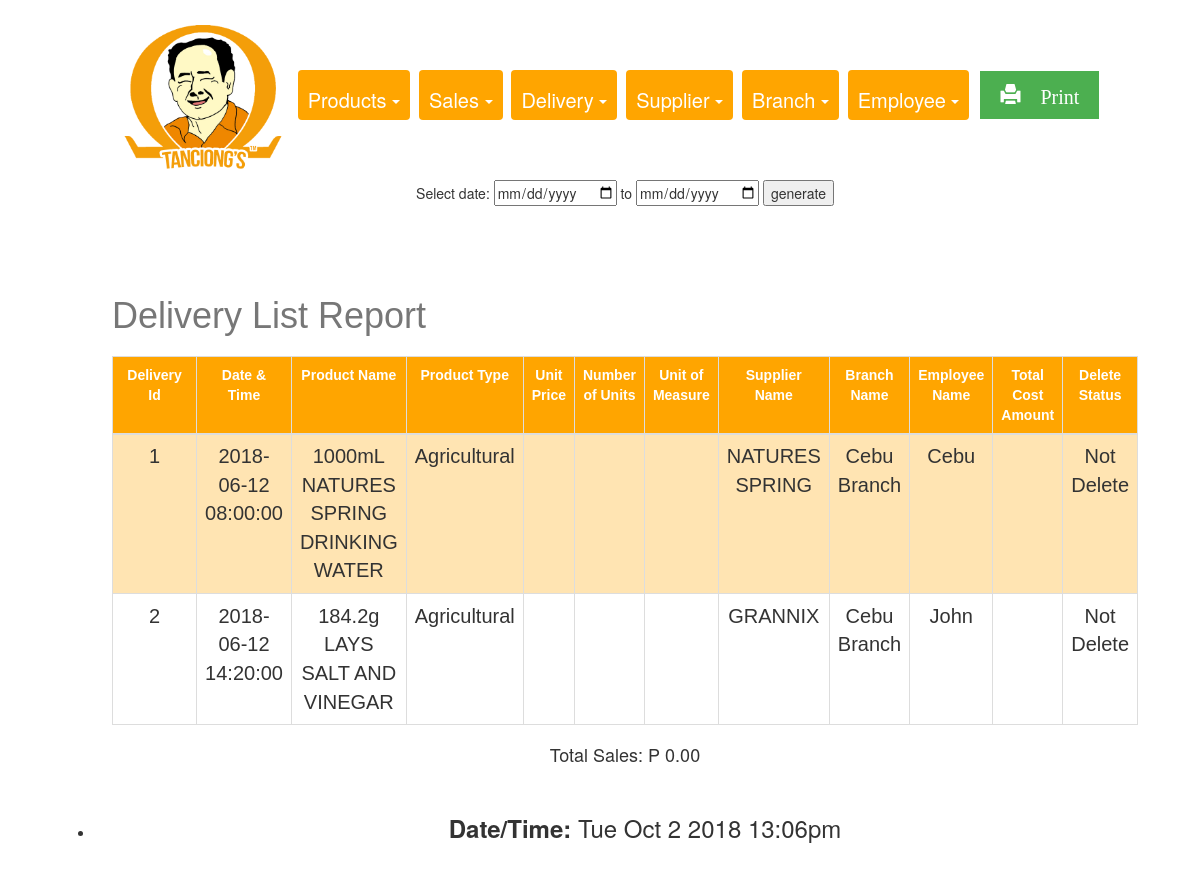
The app's page /Final_Tanciongs/REPORTS/deliveryReport.php, older data.
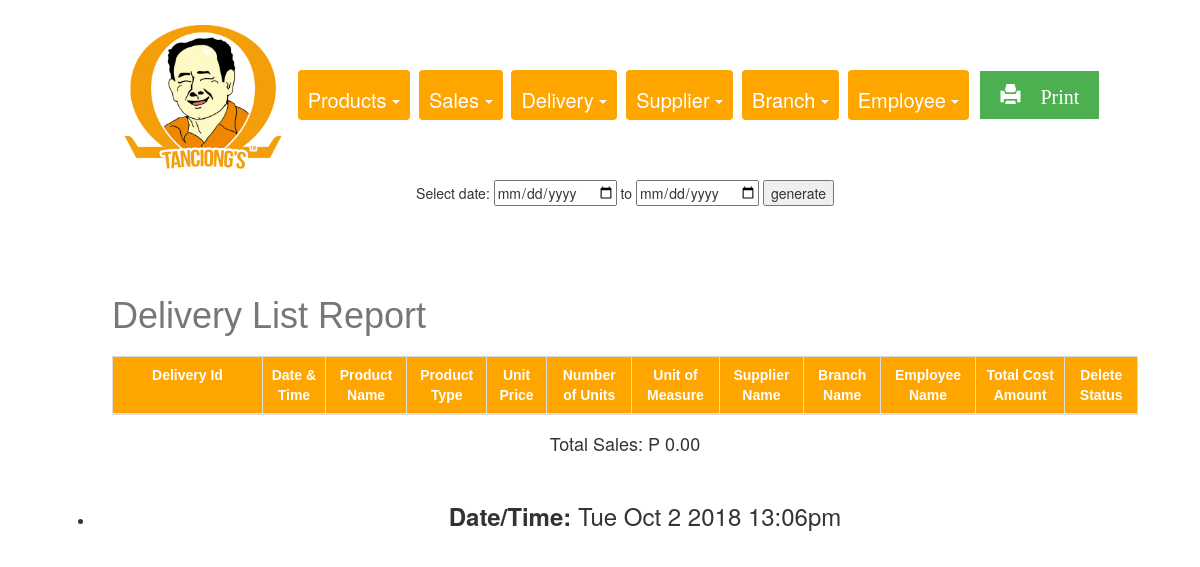
The same page, newer data.
### tables this page shows
CREATE TABLE `delivery` (
  `delivery_id` int(11) NOT NULL,
  `delivery_datetime` datetime DEFAULT NULL,
  `product_id` int(11) DEFAULT NULL,
  `delivery_unitprice` float(255,2) DEFAULT NULL,
  `delivery_numberofunits` int(11) DEFAULT NULL,
  `delivery_unitofmeasure` varchar(255) DEFAULT NULL,
  `delivery_totalcostamount` float(255,2) AS (delivery_unitprice * delivery_numberofunits) VIRTUAL,
  `supplier_id` int(11) DEFAULT NULL,
  `branch_id` int(11) DEFAULT NULL,
  `employee_id` int(11) DEFAULT NULL,
  `deleteStatus` tinyint(4) DEFAULT NULL
);

CREATE TABLE `product` (
  `product_id` int(11) NOT NULL,
  `product_code` bigint(20) DEFAULT NULL,
  `product_name` varchar(255) DEFAULT NULL,
  `product_type` tinyint(1) DEFAULT NULL,
  `standard_cost` float(255,2) DEFAULT NULL,
  `markup_cost` varchar(5) NOT NULL,
  `list_price` float(255,2) AS (standard_cost + markup_cost) VIRTUAL,
  `branch_id` int(11) DEFAULT NULL,
  `category_id` int(11) DEFAULT NULL,
  `deleteStatus` tinyint(4) DEFAULT NULL
);

CREATE TABLE `supplier` (
  `supplier_id` int(11) NOT NULL,
  `supplier_name` varchar(255) DEFAULT NULL,
  `supplier_address` varchar(255) DEFAULT NULL,
  `supplier_email` varchar(255) DEFAULT NULL,
  `supplier_contactnumber` varchar(255) DEFAULT NULL,
  `supplier_contactperson` varchar(255) DEFAULT NULL,
  `deleteStatus` tinyint(4) DEFAULT NULL
);

CREATE TABLE `branch` (
  `branch_id` int(11) NOT NULL,
  `branch_name` varchar(50) DEFAULT NULL
);

CREATE TABLE `employee` (
  `employee_id` int(11) NOT NULL,
  `employee_firstname` varchar(255) DEFAULT NULL,
  `employee_lastname` varchar(255) DEFAULT NULL,
  `username` varchar(255) DEFAULT NULL,
  `password` varchar(255) DEFAULT NULL,
  `employee_email` varchar(255) DEFAULT NULL,
  `employee_contactnumber` varchar(15) DEFAULT NULL,
  `employee_address` varchar(255) DEFAULT NULL,
  `branch_id` int(11) DEFAULT NULL,
  `isAdmin` tinyint(4) DEFAULT NULL,
  `deleteStatus` tinyint(4) DEFAULT NULL
);

### Final_Tanciongs/REPORTS/deliveryReport.php (the view, shortened to what the changed rows need)
<!DOCTYPE html>
<html>
<head>
  <link rel="stylesheet" href="https://maxcdn.bootstrapcdn.com/bootstrap/3.3.7/css/bootstrap.min.css">
  <link rel="stylesheet" type="text/css" href="report.css">
</head>
<body>
<center>
<div class="container-fluid1">
<div class="container">
<center><table class='table'>
                                <caption>
                                <h1>Delivery List Report</h1>
                                </caption>
                                    <tr style='width: 100px;'>
                                        <th style='width: 150px;'>Delivery Id</th>
                                        <th>Date & Time</th>
                                       <th>Product Name</th>
                                        <th>Product Type</th>
                                        <th>Unit Price</th>
                                        <th>Number of Units</th>
                                       <th>Unit of Measure</th>
                                        <th>Supplier Name</th>
                                       <th>Branch Name</th>
                                      <th>Employee Name</th>
                                      <th>Total Cost Amount</th>
                                      <th>Delete Status</th>
</tr>
<tbody>
                <tr>
<?php
                    require_once 'connection.php'; ?>
                    <br><br><br>
                    <?php
                    if(isset($_GET['startdate']) && isset($_GET['enddate'])){
                    $sql = mysqli_query($conn, "SELECT  delivery.delivery_id, delivery.delivery_datetime, product.product_id, product.product_name, product.product_type, delivery.delivery_unitprice, delivery.delivery_numberofunits, delivery.delivery_unitofmeasure, delivery.delivery_totalcostamount, supplier.supplier_id, supplier.supplier_name, branch.branch_id, branch.branch_name, employee.employee_id, employee.employee_firstname, delivery.deleteStatus,
                    CASE WHEN delivery.deleteStatus = 1 THEN 'Deleted' ELSE 'Not Delete' END AS deleteStatus,
                     CASE WHEN product.product_type = 1 THEN 'Non-Agricultural' ELSE 'Agricultural' END AS product_type
                    FROM delivery, product,   supplier, branch, employee
                    WHERE delivery.supplier_id =supplier.supplier_id AND delivery.branch_id= branch.branch_id
                    AND delivery.employee_id= employee.employee_id
                    AND delivery.product_id= product.product_id
                    AND delivery.delivery_datetime >= '$_GET[startdate]'
            AND delivery.delivery_datetime <= '$_GET[enddate]'
                    ORDER BY delivery_id ASC");
                     }else {
                       $sql = mysqli_query($conn,"SELECT  delivery.delivery_id, delivery.delivery_datetime, product.product_id, product.product_name, product.product_type, delivery.delivery_unitprice, delivery.delivery_numberofunits, delivery.delivery_unitofmeasure, delivery.delivery_totalcostamount, supplier.supplier_id, supplier.supplier_name, branch.branch_id, branch.branch_name, employee.employee_id, employee.employee_firstname, delivery.deleteStatus,
                    CASE WHEN delivery.deleteStatus = 1 THEN 'Deleted' ELSE 'Not Delete' END AS deleteStatus,
                     CASE WHEN product.product_type = 1 THEN 'Non-Agricultural' ELSE 'Agricultural' END AS product_type
                    FROM delivery, product,   supplier, branch, employee
                    WHERE delivery.supplier_id =supplier.supplier_id AND delivery.branch_id= branch.branch_id
                    AND delivery.employee_id= employee.employee_id
                    AND delivery.product_id= product.product_id
                    ORDER BY delivery_id ASC");
}
                    $sum_sales = 0;
                                while($row= mysqli_fetch_assoc($sql)){
                                  $total_payment  = $row['delivery_totalcostamount'];
                                    echo "<tr>";
                                        echo "<td> ", "<center>". $row['delivery_id'] . "</center>", "</td>";
                                        echo "<td> ","<center>". $row['delivery_datetime'] . "</center>","</td>";
                                        echo "<td> ", "<center>". $row['product_name'] . "</center>","</td>";
                                        echo "<td>", "<center>". $row['product_type'] ."</center>", "</td>";
                                        echo "<td> ", "<center>". $row['delivery_unitprice'] . "</center>", "</td>";
                                        echo "<td> ", "<center>". $row['delivery_numberofunits'] . "</center>", "</td>";
                                        echo "<td> ", "<center>". $row['delivery_unitofmeasure'] . "</center>", "</td>";
                                        echo "<td> ", "<center>". $row['supplier_name'] . "</center>", "</td>";
                                        echo "<td> ", "<center>". $row['branch_name'] . "</center>", "</td>";
                                        echo "<td> ", "<center>". $row['employee_firstname'] . "</center>", "</td>";
                                         echo "<td> ", "<center>". $row['delivery_totalcostamount'] . "</center>", "</td>";
                                        echo "<td> ", "<center>". $row['deleteStatus'] . "</center>", "</td>";
                                  $sum_sales += $total_payment;
                      }
                    ?>
</center>
 <h4>Total Sales: P <?php echo number_format($sum_sales, 2);  ?> </h4><br>
</body>
</html>

Row changes from the older to the newer data that the page shows:
removed delivery: delivery_id "1", delivery_datetime "2018-06-12 08:00:00", product.product_name "1000mL NATURES SPRING DRINKING WATER", product_type "Agricultural", supplier.supplier_name "NATURES SPRING", branch.branch_name "Cebu Branch", employee.employee_firstname "Cebu", deleteStatus "Not Delete"
removed delivery: delivery_id "2", delivery_datetime "2018-06-12 14:20:00", product.product_name "184.2g LAYS SALT AND VINEGAR", product_type "Agricultural", supplier.supplier_name "GRANNIX", branch.branch_name "Cebu Branch", employee.employee_firstname "John", deleteStatus "Not Delete"
